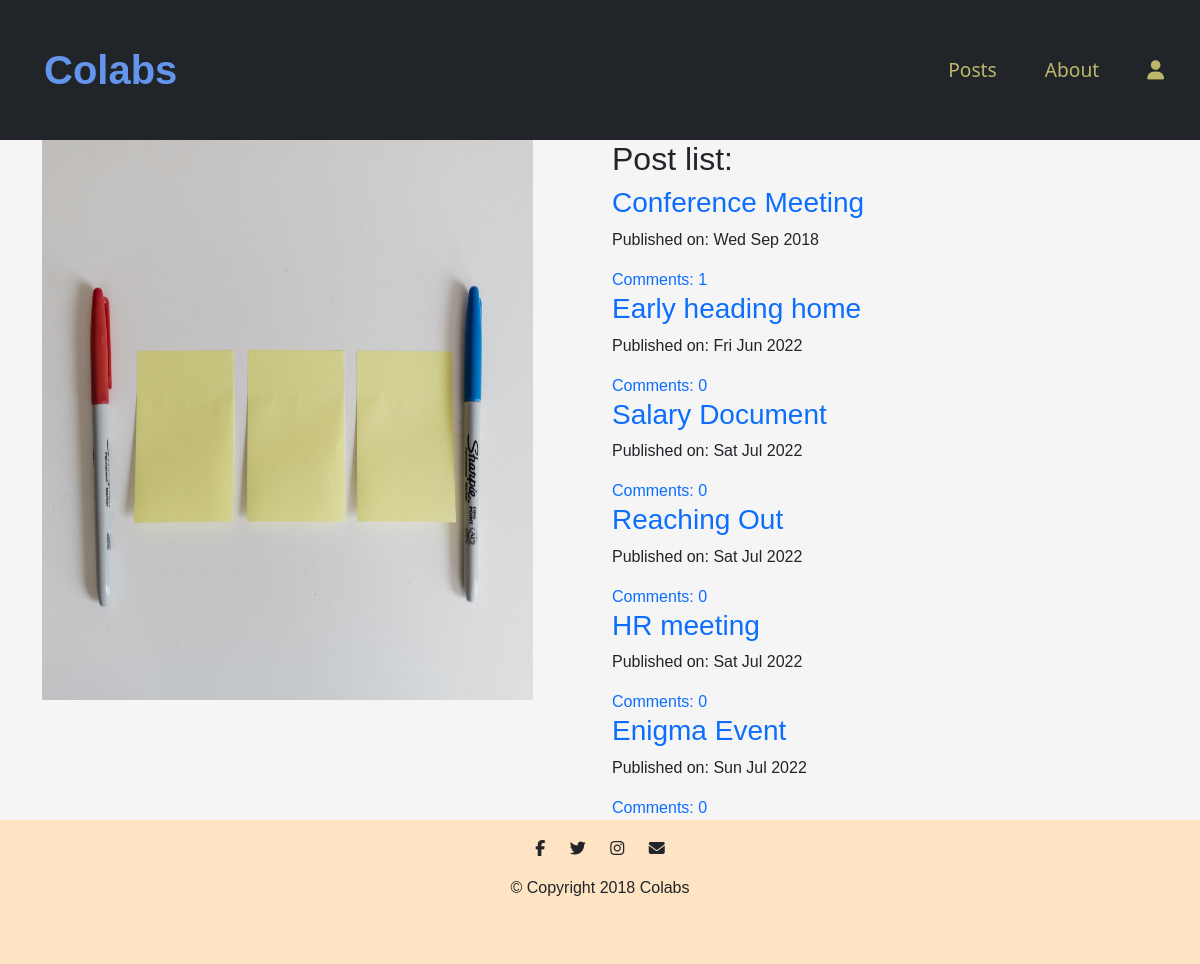
Page /post/ on the committed database.
### blog/models.py (models this page shows, shortened)
class Post(models.Model):
    author = models.ForeignKey('auth.User',on_delete=models.CASCADE)
    title = models.CharField(max_length=200)
    text = models.TextField()
    created_date = models.DateTimeField(default=timezone.now)
    published_date = models.DateTimeField(blank=True, null=True)
    def approve_comments(self):
        return self.comments.filter(approved_comment=True)

### blog/views.py (the view)
# urls.py: path('post/',views.PostListView.as_view(),name='post_list'),
class PostListView(ListView):
    model = Post
    def get_queryset(self):
        return Post.objects.filter(published_date__lte=timezone.now()).order_by('published_date')

### blog/templates/blog/post_list.html
{% extends 'blog/base.html' %}
{% load static %}
{% block content %}
<div class="container container-fluid" style="background-color:whitesmoke">
    <div class="row">
      <div class="col-lg-6">
       <img  style="height: 70vh; width:90%" src="{% static 'images/Inpost.jpg'%}" alt="image">
      </div>
      <div class="col-lg-6">
        <h2>Post list:</h2>
        <div class="centerstage jumbotron">
            {% for post in post_list %}
                <div class="post">
                    <h3><a href="{% url 'post_detail' pk=post.pk %}">{{ post.title }}</a></h3>
                    <div class="date">
                        <p>Published on: {{ post.published_date|date:"D M Y"}}</p>
                    </div>
                    <a href="{% url 'post_detail' pk=post.pk %}">Comments: {{ post.approve_comments.count }}</a>
                </div>
            {% endfor %}
        </div>
      </div>
    </div>
  </div>
{% endblock content %}

### blog/templates/blog/base.html (shortened to what this page needs)
<!DOCTYPE html>
{% load static %}
<html>
  <head>
    <link href="https://cdn.jsdelivr.net/npm/bootstrap@5.2.0-beta1/dist/css/bootstrap.min.css" rel="stylesheet">
    <link rel="stylesheet" href="{% static 'css/blog.css' %}">
  </head>
  <body >
    <section class="colored-section" id="title">
      <nav class="navbar navbar-expand-lg bg-dark">
        <div class="container-fluid">
          <a class="navbar-brand" style="color:cornflowerblue" href="{% url 'index' %}">Colabs</a>
          <div class="collapse navbar-collapse" id="navbarSupportedContent">
            <ul class="navbar-nav ms-auto mb-2 mb-lg-0">
              <li class="nav-item">
                <a class="nav-link nav-link-index" href="{% url 'post_list' %}">Posts</a>
              </li>
              <li class="nav-item">
                <a class=" nav-link nav-link-index" href="{% url 'about' %}">About</a>
              </li>
              {% if user.is_authenticated %}
              <li class="nav-item">
                <a class="nav-link nav-link-index" href="{% url 'post_new' %}">New Post</a>
              </li>
              <li class="nav-item">
                <a class="nav-link nav-link-index" href="{% url 'post_draft_list' %}">Drafts</a>
              </li>
              <li class="nav-item">
                <a class="nav-link nav-link-index" href="{% url 'logout' %}">Log out</a>
              </li>
              <li class="nav-item">
                <a class="nav-link " style="color: white;">Welcome: {{ user.username }}</a>
              </li>
              {% else %}
              <li class="nav-item">
                <a class="nav-link nav-link-index" href="{% url 'login' %}" aria-label="Login"><span class="fa fa-user" aria-hidden="true"></span></a>
              </li>
              {% endif %}
            </ul>
          </div>
        </div>
      </nav>
</section>
                      {% block content %}
                      {% endblock %}
    <footer class="white-section" id="footer">
      <div class="container-fluid">
        <i class="social-icon fab fa-facebook-f"></i>
        <i class="social-icon fab fa-twitter"></i>
        <i class=" social-icon fa-brands fa-instagram"></i>
        <i class="social-icon fas fa-envelope"></i>
        <p>© Copyright 2018 Colabs</p>
      </div>
    </footer>
  </body>
</html>

### blog/static/css/blog.css (style rules this page uses)
body { background-color: whitesmoke; font-family: sans-serif; }
* { margin: 0rem; padding: 0rem; }
.navbar-brand { font-family:'Gill Sans', 'Gill Sans MT', Calibri, 'Trebuchet MS', sans-serif; font-size: 2.5rem; font-weight: bold; padding: 2rem; color: cornflowerblue; }
.nav-item { margin: 1rem; color: lightgray; font-size: 1.5rem; font-family:'Segoe UI', Tahoma, Geneva, Verdana, sans-serif; }
a { text-decoration: none; }
.nav-link { font-size: 1.2rem; font-family:'Segoe UI', Tahoma, Geneva, Verdana, sans-serif; color:darkkhaki; }
.centerstage { margin-left: auto; margin-right: auto; }
.social-icon { margin: 20px 10px; }
.white-section { background-color: bisque; padding: 0%; text-align: center; padding-bottom: 3rem; }

### rows in the picture
Post: title "Conference Meeting", published_date "Wed Sep 2018", approve_comments.count "1"
Post: title "Early heading home", published_date "Fri Jun 2022", approve_comments.count "0"
Post: title "Salary Document", published_date "Sat Jul 2022", approve_comments.count "0"
Post: title "Reaching Out", published_date "Sat Jul 2022", approve_comments.count "0"
Post: title "HR meeting", published_date "Sat Jul 2022", approve_comments.count "0"
Post: title "Enigma Event", published_date "Sun Jul 2022", approve_comments.count "0"
